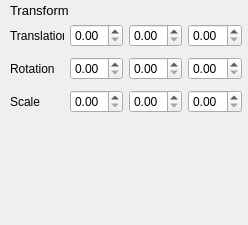
<?xml version="1.0" encoding="UTF-8"?>
<ui version="4.0">
 <class>inspector</class>
 <widget class="QWidget" name="inspector">
  <property name="geometry">
   <rect>
    <x>0</x>
    <y>0</y>
    <width>248</width>
    <height>225</height>
   </rect>
  </property>
  <property name="windowTitle">
   <string>Form</string>
  </property>
  <widget class="QLabel" name="label">
   <property name="geometry">
    <rect>
     <x>10</x>
     <y>0</y>
     <width>71</width>
     <height>21</height>
    </rect>
   </property>
   <property name="font">
    <font>
     <pointsize>10</pointsize>
    </font>
   </property>
   <property name="text">
    <string>Transform</string>
   </property>
  </widget>
  <widget class="QWidget" name="gridLayoutWidget">
   <property name="geometry">
    <rect>
     <x>10</x>
     <y>20</y>
     <width>232</width>
     <height>100</height>
    </rect>
   </property>
   <layout class="QGridLayout" name="gridLayout">
    <item row="3" column="3">
     <widget class="QDoubleSpinBox" name="doubleSpinBox"/>
    </item>
    <item row="1" column="1">
     <widget class="QDoubleSpinBox" name="doubleSpinBox_3"/>
    </item>
    <item row="0" column="1">
     <widget class="QDoubleSpinBox" name="doubleSpinBox_2"/>
    </item>
    <item row="3" column="1">
     <widget class="QDoubleSpinBox" name="doubleSpinBox_4"/>
    </item>
    <item row="3" column="4">
     <widget class="QDoubleSpinBox" name="doubleSpinBox_5"/>
    </item>
    <item row="0" column="3">
     <widget class="QDoubleSpinBox" name="doubleSpinBox_8"/>
    </item>
    <item row="1" column="3">
     <widget class="QDoubleSpinBox" name="doubleSpinBox_6"/>
    </item>
    <item row="0" column="4">
     <widget class="QDoubleSpinBox" name="doubleSpinBox_9"/>
    </item>
    <item row="1" column="4">
     <widget class="QDoubleSpinBox" name="doubleSpinBox_7"/>
    </item>
    <item row="0" column="0">
     <widget class="QLabel" name="label_2">
      <property name="text">
       <string>Translation</string>
      </property>
     </widget>
    </item>
    <item row="1" column="0">
     <widget class="QLabel" name="label_3">
      <property name="text">
       <string>Rotation</string>
      </property>
     </widget>
    </item>
    <item row="3" column="0">
     <widget class="QLabel" name="label_4">
      <property name="text">
       <string>Scale</string>
      </property>
     </widget>
    </item>
   </layout>
  </widget>
 </widget>
 <resources/>
 <connections/>
</ui>
